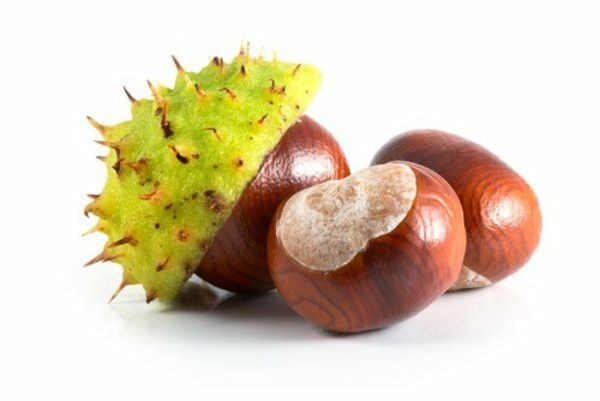
#> input picture presentations/impulse/assets/chestnuts-original.jpeg, 600 x 401 px
$ python make_preview.py assets/chestnuts-original.jpeg out.png
#> lines starting #> are read from the running program, lines starting #| are printed output that depends on the picture
#!/usr/bin/env python3
"""Build a labeled contact sheet from the 10 slide PNG previews."""
import glob, os, sys
from PIL import Image, ImageDraw, ImageFont

if len(sys.argv) != 3:
    raise SystemExit("usage: make_preview.py 'preview/slide-*.png' output.jpg")
paths = sorted(glob.glob(sys.argv[1]))
if not paths:
    raise SystemExit("No slide preview PNGs found")
thumb_w = 640
margin, gap, label_h = 28, 18, 34
thumbs=[]
for p in paths:
    im=Image.open(p).convert("RGB")
#> im is the input picture: PIL image 600x401 RGB; mean R, G, B 221.7, 208.5, 186.2
    h=round(im.height*thumb_w/im.width)
#> h = 428
    thumbs.append((os.path.basename(p),im.resize((thumb_w,h),Image.Resampling.LANCZOS)))
cols=2
rows=(len(thumbs)+cols-1)//cols
#> rows = 1
cell_h=thumbs[0][1].height+label_h
#> cell_h = 462
W=margin*2+cols*thumb_w+(cols-1)*gap
H=margin*2+rows*cell_h+(rows-1)*gap
#> H = 518
sheet=Image.new("RGB",(W,H),(10,18,31))
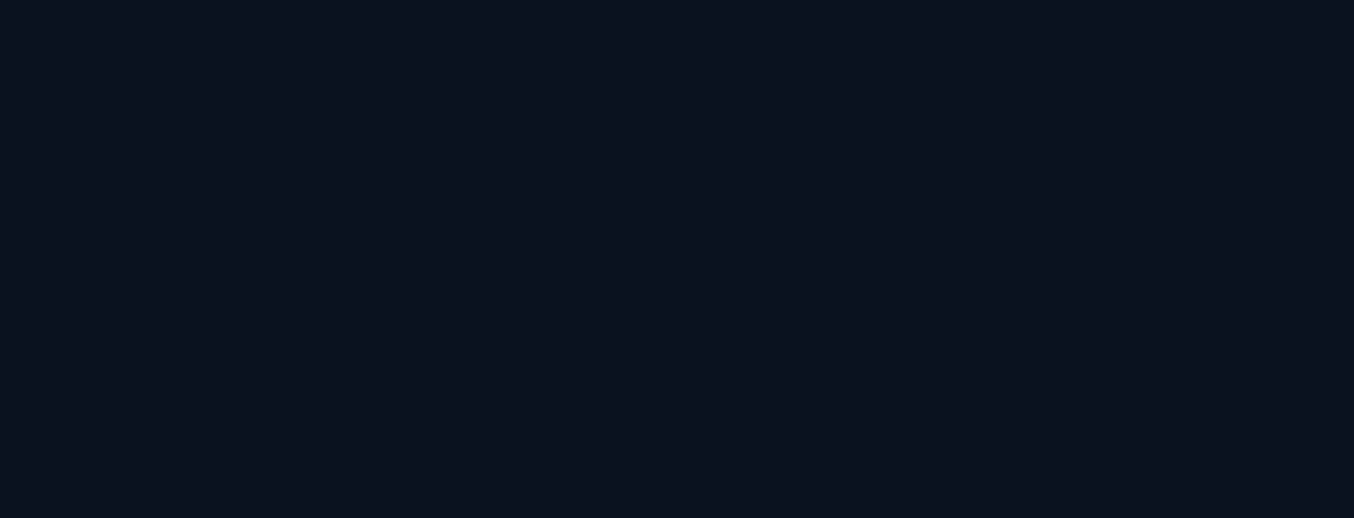
#> sheet: PIL image 1354x518 RGB; mean R, G, B 10, 18, 31
d=ImageDraw.Draw(sheet)
try: font=ImageFont.truetype("/usr/share/fonts/truetype/dejavu/DejaVuSans.ttf",18)
except OSError: font=ImageFont.load_default()
for i,(name,im) in enumerate(thumbs):
    x=margin+(i%cols)*(thumb_w+gap)
    y=margin+(i//cols)*(cell_h+gap)
    sheet.paste(im,(x,y))
    d.text((x,y+im.height+8),f"СЛАЙД {i+1:02d}  ·  {name}",fill=(142,185,244),font=font)
#> this loop made 1 pass
#> (name, x, y) on pass 1: ('chestnuts-original.jpeg', 28, 28)
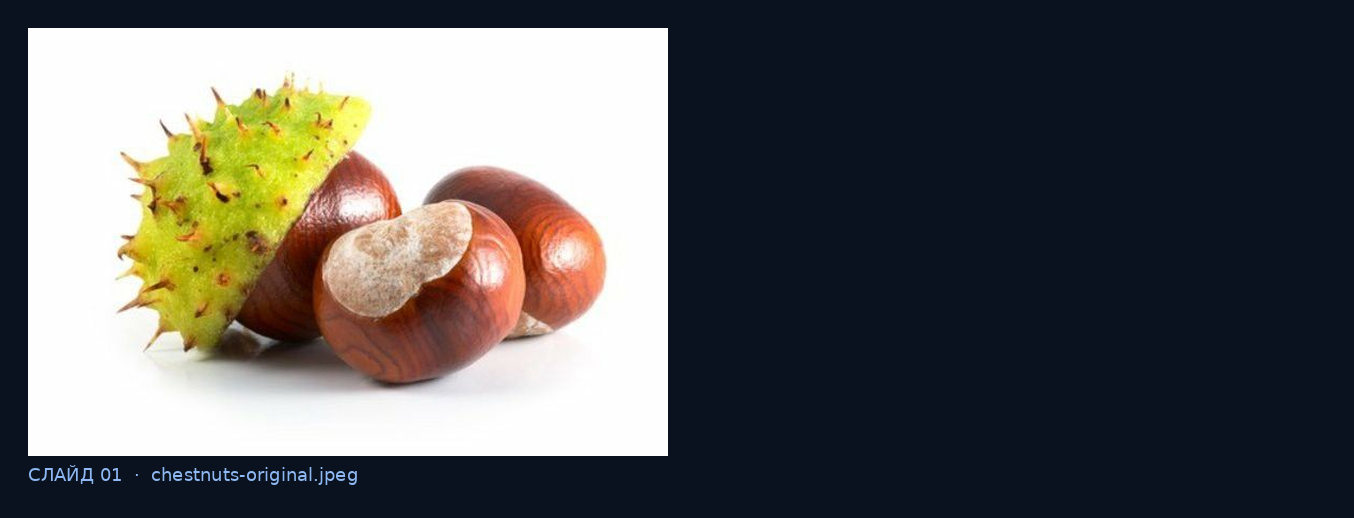
#> sheet: PIL image 1354x518 RGB; mean R, G, B 92.9, 92.7, 92
out=sys.argv[2]
os.makedirs(os.path.dirname(os.path.abspath(out)),exist_ok=True)
sheet.save(out,"JPEG",quality=91,optimize=True)
print("contact sheet ->",out, f"({len(thumbs)} slides)")
#| contact sheet -> out.png (1 slides)

$ run again, on presentations/impulse/assets/meme-budget-jars.jpeg
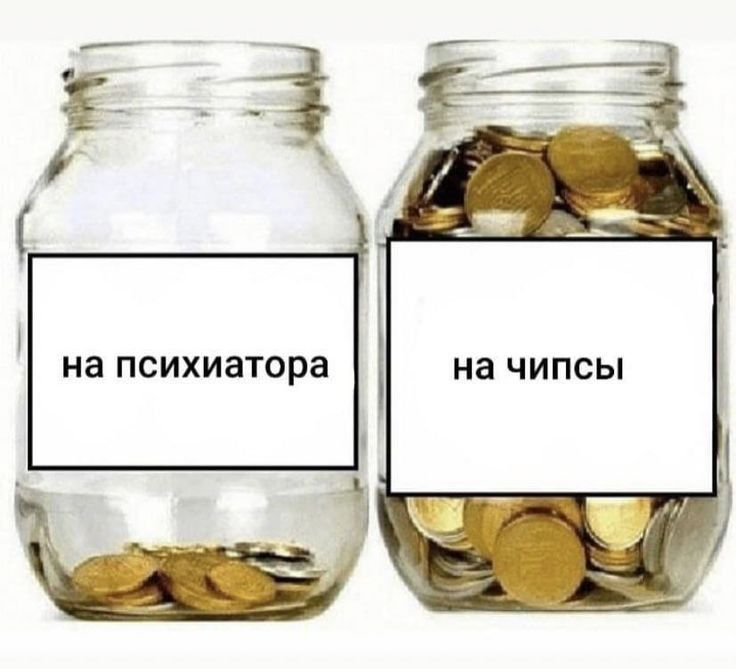
#> input picture presentations/impulse/assets/meme-budget-jars.jpeg, 736 x 669 px
#> im is the input picture: PIL image 736x669 RGB; mean R, G, B 216.4, 212.5, 201.2
#> rows = 1
#> H = 672
#> the loop `for i,(name,im) in enumerate(thumbs):` made 1 pass
#> (name, x, y) on pass 1: ('meme-budget-jars.jpeg', 28, 28)
#> after the loop `for i,(name,im) in enumerate(thumbs):`:
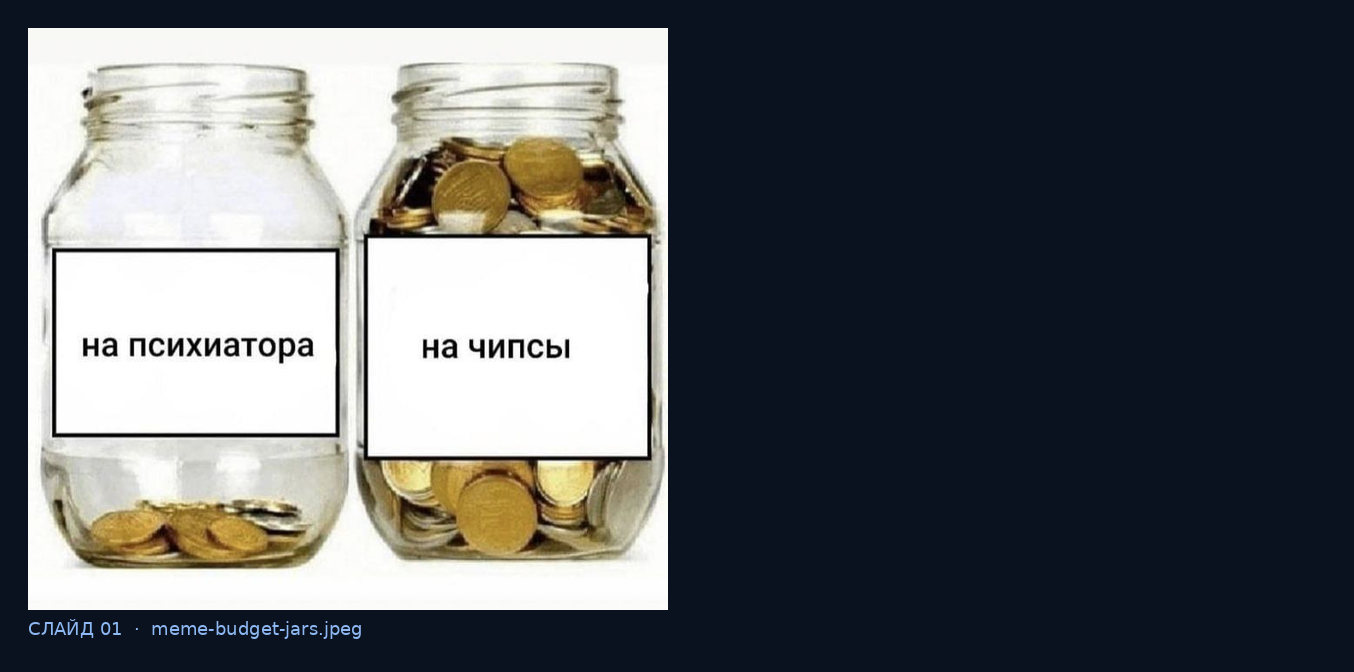
#> sheet: PIL image 1354x672 RGB; mean R, G, B 94.7, 97.9, 101
#| contact sheet -> out.png (1 slides)

$ run again, on presentations/impulse/assets/meme-serotonin.jpeg
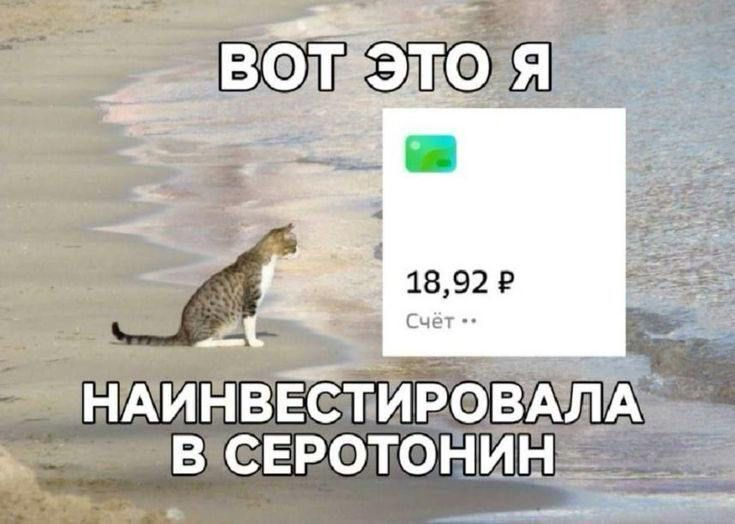
#> input picture presentations/impulse/assets/meme-serotonin.jpeg, 735 x 524 px
#> im is the input picture: PIL image 735x524 RGB; mean R, G, B 183.8, 181.1, 174.2
#> rows = 1
#> H = 546
#> the loop `for i,(name,im) in enumerate(thumbs):` made 1 pass
#> (name, x, y) on pass 1: ('meme-serotonin.jpeg', 28, 28)
#> after the loop `for i,(name,im) in enumerate(thumbs):`:
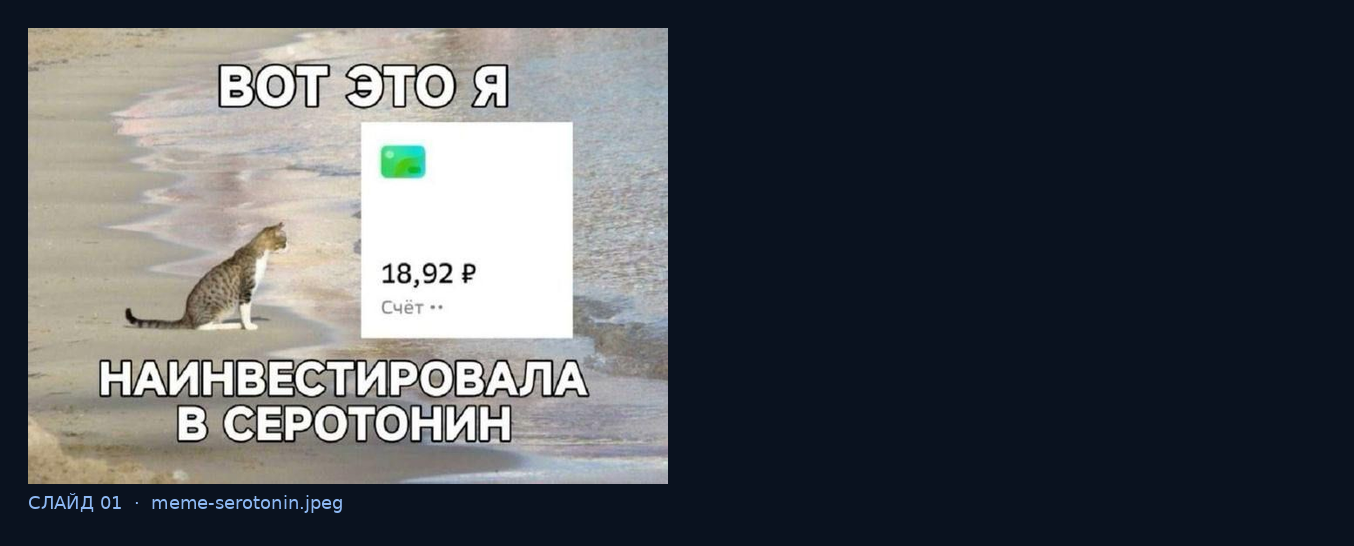
#> sheet: PIL image 1354x546 RGB; mean R, G, B 78.8, 82.6, 87.9
#| contact sheet -> out.png (1 slides)
